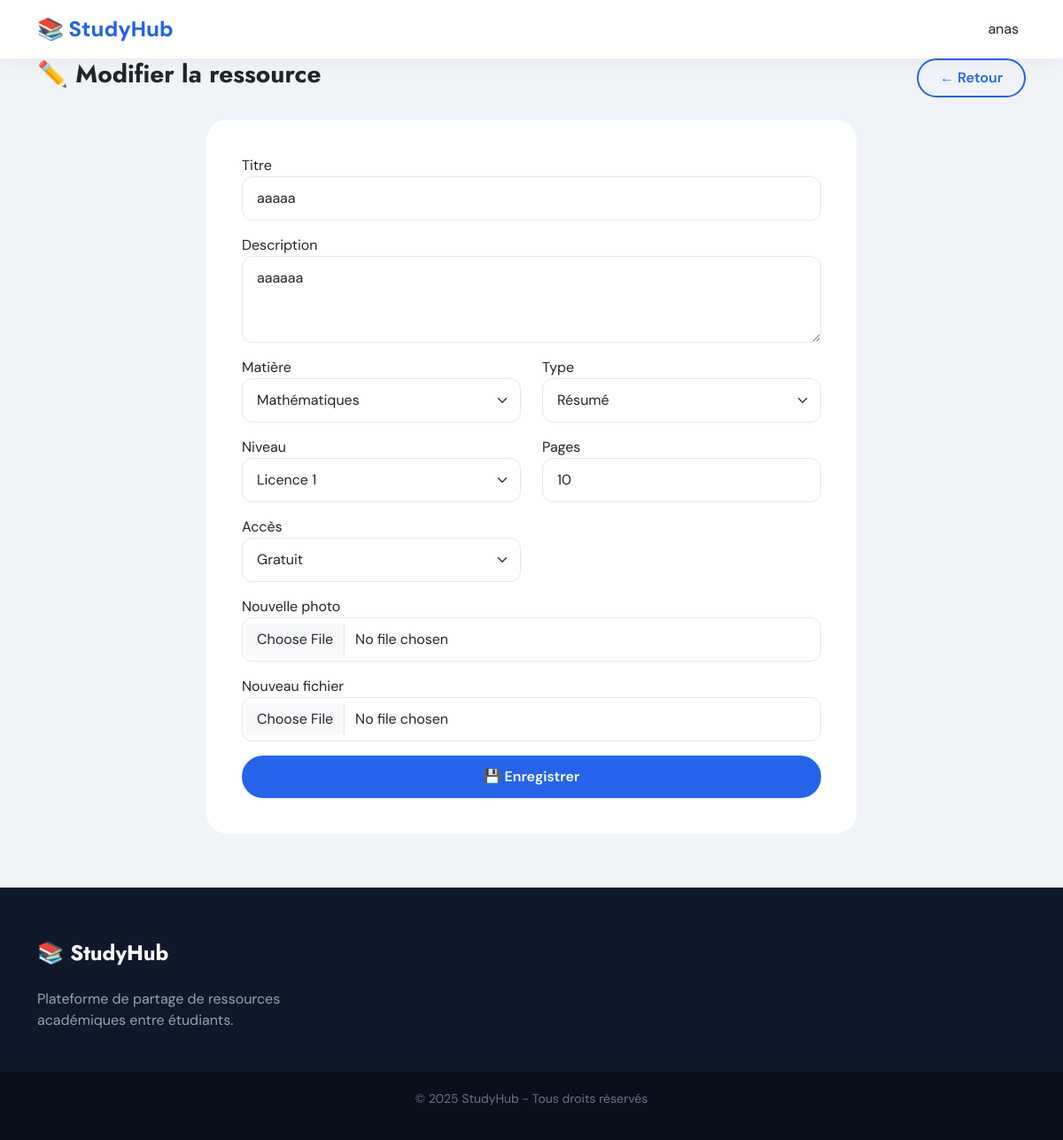
Page /index.php?action=resource&subaction=edit&id=3 (signed in) on the committed database.
### tables this page shows
CREATE TABLE `users` (
  `id` int(11) NOT NULL AUTO_INCREMENT,
  `nom` varchar(50) NOT NULL,
  `prenom` varchar(50) NOT NULL,
  `universite` varchar(255) NOT NULL,
  `filiere` varchar(255) NOT NULL,
  `email` varchar(255) NOT NULL,
  `mdp` varchar(255) NOT NULL,
  `tel` int(255) NOT NULL,
  `bio` varchar(500) NOT NULL,
  `photo` varchar(255) NOT NULL,
  `role` int(11) NOT NULL DEFAULT 1,
  `score` decimal(10,0) NOT NULL,
  `note_moyenne` decimal(3,2) DEFAULT 0.00,
  PRIMARY KEY (`id`),
  UNIQUE KEY `email` (`email`),
  UNIQUE KEY `tel` (`tel`)
);

CREATE TABLE `ressource` (
  `id_res` int(11) NOT NULL AUTO_INCREMENT,
  `titre` varchar(255) NOT NULL,
  `description` varchar(500) NOT NULL,
  `type` varchar(255) NOT NULL,
  `niveau` varchar(255) NOT NULL,
  `acces` varchar(255) NOT NULL,
  `prix` double NOT NULL,
  `fichier` varchar(255) NOT NULL,
  `id` int(11) NOT NULL,
  `pages` int(11) DEFAULT 0,
  `downloads` int(11) DEFAULT 0,
  `date_creation` timestamp NOT NULL DEFAULT current_timestamp(),
  `note_moyenne` decimal(3,2) DEFAULT 0.00,
  `matiere` varchar(255) DEFAULT 'Autre',
  `photo` varchar(500) DEFAULT '',
  PRIMARY KEY (`id_res`),
  KEY `id` (`id`),
  CONSTRAINT `ressource_ibfk_1` FOREIGN KEY (`id`) REFERENCES `users` (`id`)
);

### controllers/resourceController.php (called while the page is built, shortened)
<?php
function resourceEditGet($id) {
    global $pdo;
    $user = getCurrentUser($pdo);
    require_once __DIR__ . '/../models/resourceModel.php';
    $resource = getResourceById($pdo, $id);
    require_once __DIR__ . '/../views/resource/edit.php';
}
?>

### config.php (called while the page is built, shortened)
<?php
function getCurrentUser($pdo) {
    $stmt = $pdo->prepare("SELECT * FROM users WHERE id = ?");
    $stmt->execute([$_SESSION['user_id']]);
    return $stmt->fetch();
}
function escape($string) {
    return htmlspecialchars($string ?? '', ENT_QUOTES, 'UTF-8');
}
?>

### models/resourceModel.php (called while the page is built, shortened)
<?php
function getResourceById($pdo, $id) {
    $stmt = $pdo->prepare("SELECT r.*, u.nom, u.prenom, u.email, u.id as user_id
                           FROM ressource r JOIN users u ON r.id = u.id WHERE r.id_res = ?");
    $stmt->execute([$id]);
    return $stmt->fetch();
}
?>

### views/resource/edit.php (the view, shortened to what this page needs)
<!DOCTYPE html>
<html lang="fr">
<head>
    <link href="https://cdn.jsdelivr.net/npm/bootstrap@5.3.0/dist/css/bootstrap.min.css" rel="stylesheet">
    <link href="https://cdn.jsdelivr.net/npm/bootstrap-icons@1.11.1/font/bootstrap-icons.css" rel="stylesheet">
    <link rel="stylesheet" href="https://cdnjs.cloudflare.com/ajax/libs/font-awesome/6.5.2/css/all.min.css">
    <link rel="stylesheet" href="https://cdn.jsdelivr.net/npm/themify-icons@0.1.2/css/themify-icons.css">
    <link rel="stylesheet" href="css/style.css">
</head>
<body>
<nav class="navbar-custom">
    <div class="container"><div class="row align-items-center"><div class="col-6 col-lg-3"><a href="index.php?action=home" class="logo">📚 StudyHub</a></div><div class="col-6 col-lg-9 text-end"><span> <?= escape($user['nom']) ?> </span></div></div></div>
</nav>
<div class="container"><div class="d-flex justify-content-between align-items-center mb-4"><h3>✏️ Modifier la ressource</h3><a href="index.php?action=profile" class="btn-outline-custom" style="padding:8px 24px;">← Retour</a></div>
<div class="row justify-content-center"><div class="col-md-8"><div class="form-card">
    <form method="POST" enctype="multipart/form-data" id="resourceEditForm" novalidate>
        <div class="mb-3"><label>Titre</label><input type="text" name="titre" class="form-control" value="<?= escape($resource['titre']) ?>"></div>
        <div class="mb-3"><label>Description</label><textarea name="description" class="form-control" rows="3"><?= escape($resource['description']) ?></textarea></div>
        <div class="row"><div class="col-md-6 mb-3"><label>Matière</label><select name="matiere" class="form-select"><option <?= $resource['matiere']=='Mathématiques'?'selected':'' ?>>Mathématiques</option></select></div>
        <div class="col-md-6 mb-3"><label>Type</label><select name="type" class="form-select"><option <?= $resource['type']=='Résumé'?'selected':'' ?>>Résumé</option></select></div></div>
        <div class="row"><div class="col-md-6 mb-3"><label>Niveau</label><select name="niveau" class="form-select"><option <?= $resource['niveau']=='Licence 1'?'selected':'' ?>>Licence 1</option></select></div>
        <div class="col-md-6 mb-3"><label>Pages</label><input type="number" name="pages" class="form-control" value="<?= $resource['pages'] ?>"></div></div>
        <div class="row"><div class="col-md-6 mb-3"><label>Accès</label><select name="acces" class="form-select" id="accessSelect"><option value="Gratuit" <?= $resource['acces']=='Gratuit'?'selected':'' ?>>Gratuit</option><option value="Premium" <?= $resource['acces']=='Premium'?'selected':'' ?>>Premium</option></select></div>
        </div>
        <div class="mb-3"><label>Nouvelle photo</label><input type="file" name="photo" class="form-control" accept="image/*"></div>
        <div class="mb-3"><label>Nouveau fichier</label><input type="file" name="fichier" class="form-control" accept=".pdf,.doc,.docx"></div>
        <button type="submit" class="btn-primary-custom w-100">💾 Enregistrer</button>
    </form>
</div></div></div></div>
<footer class="footer"><div class="container"><div class="row"><div class="col-lg-4"><h4>📚 StudyHub</h4><p>Plateforme de partage de ressources académiques entre étudiants.</p></div></div></div></footer>
<div class="copyright"><p>&copy; 2025 StudyHub - Tous droits réservés</p></div>
</body>
</html>

### css/style.css (style rules this page uses)
* { margin: 0; padding: 0; box-sizing: border-box; }
body { font-family: 'DM Sans', sans-serif; background: #f0f4f8; }
:root { --primary: #2563eb; --primary-light: #dbeafe; }
h1, h2, h3, h4, h5, h6 { font-family: 'Jost', sans-serif; font-weight: 700; }
.btn-primary-custom { background: var(--primary); color: white; padding: 10px 24px; border-radius: 40px; font-weight: 600; border: 2px solid var(--primary); transition: 0.3s; text-decoration: none; display: inline-block; }
.btn-outline-custom { background: transparent; border: 2px solid var(--primary); color: var(--primary); padding: 10px 24px; border-radius: 40px; font-weight: 600; transition: 0.3s; text-decoration: none; }
.navbar-custom { background: white; box-shadow: 0 2px 20px rgba(0,0,0,0.05); padding: 15px 0; position: sticky; top: 0; z-index: 1000; }
.logo { font-size: 24px; font-weight: 800; color: var(--primary); text-decoration: none; }
.footer { background: #0f172a; color: #94a3b8; padding: 60px 0 30px; margin-top: 60px; }
.footer h4 { color: white; margin-bottom: 25px; }
.copyright { background: #0a0f1c; text-align: center; padding: 20px; font-size: 14px; color: #64748b; }
.form-card { background: white; border-radius: 24px; padding: 40px; border: 1px solid #eef2ff; }
.form-control, .form-select { border-radius: 12px; padding: 12px 16px; border: 1px solid #e2e8f0; }

### rows in the picture
users: nom "anas"
ressource: titre "aaaaa", description "aaaaaa", type "Résumé", niveau "Licence 1", pages "10", acces "Gratuit"
